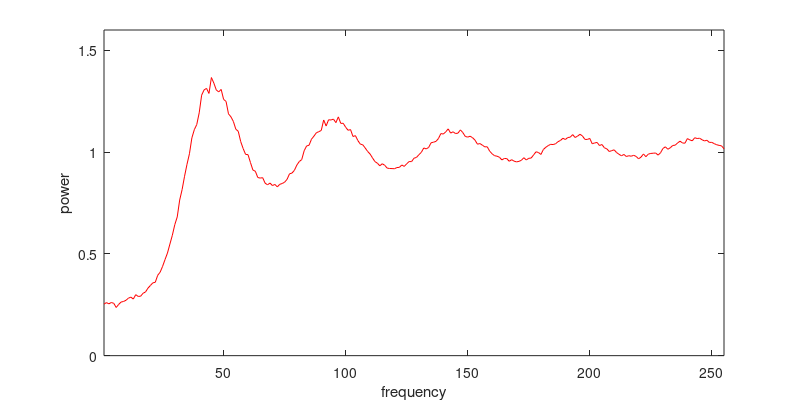
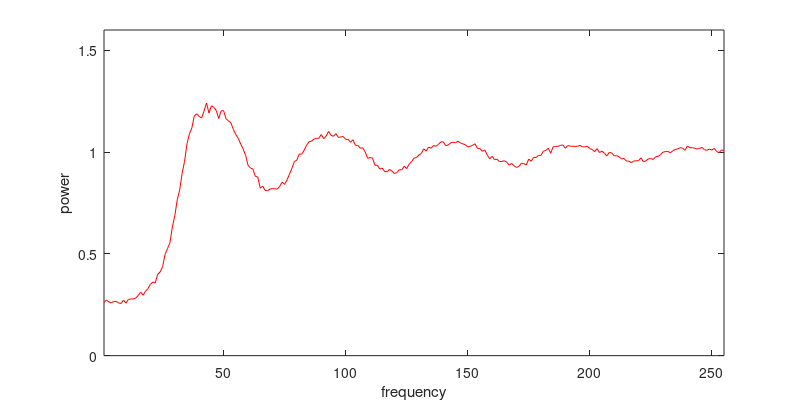
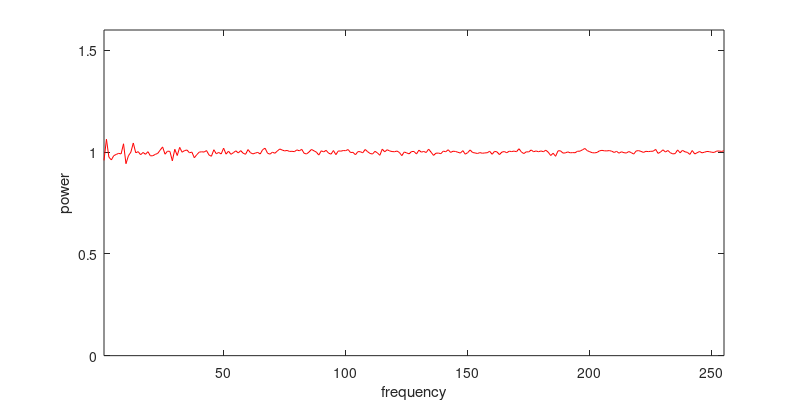
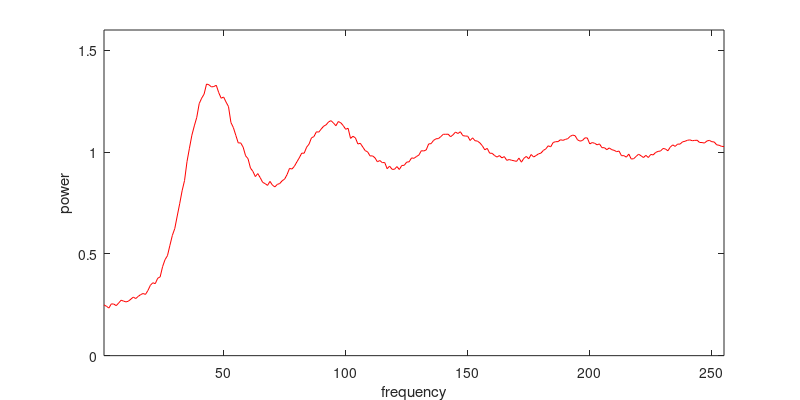

Reproduce these figures in MATLAB, in order.
%
% 
%

clear all; close all;

dart_mean = [9.85859 9.58299 9.24113 10.0489 10.0138 9.70502 10.2092 10.7589 10.5907 10.4274 10.5727 10.9629 11.362 11.0822 11.4929 11.8456 12.0552 11.8897 12.6518 13.6539 14.1436 13.9708 15.026 15.2815 17.2724 18.6271 19.4081 21.4056 23.338 24.6766 27.1073 29.4764 31.9994 33.9981 37.6452 40.2532 42.7789 44.5926 46.2435 48.905 49.9555 50.7442 52.7133 52.5601 52.1511 52.2263 52.4719 51.0388 49.9551 50.1944 49.2095 48.3376 45.2402 44.2581 42.7541 41.2773 41.2887 40.4651 38.7965 38.2241 36.4062 35.7612 34.7524 35.335 34.5376 33.6323 33.3876 33.0408 33.8178 33.0877 32.7492 33.232 33.4046 33.9426 34.2644 35.1417 36.3378 36.2163 36.7476 37.5939 38.3877 39.2984 39.2818 40.4468 41.0513 42.2779 42.5043 43.4385 43.3823 43.9871 44.5345 44.798 45.3638 45.6033 45.1486 44.6169 45.4336 45.192 44.6483 43.93 44.129 42.1629 42.57 42.2612 41.076 41.2155 40.4925 39.7884 39.5499 38.753 38.7713 38.3987 37.6222 37.865 37.4602 37.4786 36.2799 36.7811 36.166 36.1626 36.6927 36.127 36.9063 36.9383 37.5564 37.617 38.3735 38.2951 38.6421 38.9289 39.7709 39.7198 39.9234 41.0868 41.1395 41.7655 42.0822 42.118 42.5223 42.9606 42.9585 42.9756 42.4772 42.8655 43.3892 43.111 43.4519 42.6979 42.6185 42.5969 41.7515 42.2685 41.7108 41.637 41.2755 40.7295 39.9453 40.2252 39.2949 39.2637 38.8378 38.5352 38.8317 38.3805 38.6268 37.9029 38.0555 37.9164 37.8206 37.6987 38.3373 37.546 38.2918 38.6637 38.1958 39.0355 38.5533 38.8289 39.1587 39.3045 39.8281 40.1286 40.7276 40.5233 41.3601 41.5231 41.5317 41.8991 41.7847 41.9605 42.1129 42.56 42.8002 42.6832 41.8819 41.6298 41.7497 42.2587 42.2489 41.0881 41.3483 41.2195 40.915 41.0909 40.356 40.3601 39.9705 40.315 39.9759 39.8419 39.5922 39.6997 38.8028 38.8138 38.5223 39.122 38.1508 38.2252 38.6612 39.093 38.7914 38.4474 38.8696 38.4478 39.0465 38.9557 39.4354 39.6383 39.7139 40.1967 40.1187 39.7496 40.4766 40.8987 40.6102 41.0542 41.0511 41.49 41.5983 41.7951 41.8732 41.7087 41.7721 41.7999 41.3683 41.3551 41.2566 41.6603 41.7725 41.5241 41.4618 40.9118 40.8291 40.6131 40.5851];

dart_variance = [-18.3992 -17.9012 -18.8946 -16.9299 -16.3553 -14.4958 -15.7909 -15.2347 -14.9299 -16.3283 -17.0641 -17.9418 -15.2084 -16.9333 -15.1592 -17.6889 -15.3811 -16.2311 -15.5195 -16.0691 -15.9626 -16.1622 -17.1472 -15.834 -15.9715 -15.0035 -15.6246 -15.7072 -17.4233 -16.3438 -15.255 -16.5506 -15.5921 -15.2957 -16.5258 -15.9356 -16.1709 -16.0162 -16.606 -16.0846 -15.688 -15.7292 -15.7133 -16.3775 -15.0572 -15.2255 -16.6039 -15.6603 -15.7702 -16.1185 -16.2041 -15.855 -16.1376 -16.0535 -16.0729 -15.8821 -15.6345 -15.667 -15.6428 -16.4127 -16.5709 -15.7867 -16.0897 -16.0122 -15.4911 -16.4676 -16.3499 -16.2721 -16.5297 -15.9959 -16.0569 -16.1255 -15.97 -15.9248 -15.7111 -16.2523 -15.8057 -16.0524 -16.5298 -15.495 -16.7233 -15.8618 -15.8129 -15.7797 -16.5482 -15.6748 -15.9077 -16.0287 -16.0994 -16.4362 -15.8052 -16.2564 -17.0052 -16.2913 -15.5482 -15.7534 -16.7125 -16.4076 -15.9153 -15.6557 -15.8104 -15.2506 -16.1075 -16.1779 -15.6965 -16.508 -16.3397 -16.6128 -15.4091 -16.0079 -16.5589 -15.9877 -16.0601 -15.8907 -15.9714 -15.8534 -16.1893 -16.0285 -16.0417 -16.1525 -16.0406 -16.222 -15.6374 -15.9628 -15.4621 -16.5258 -16.0278 -15.9339 -15.8969 -15.8124 -15.8141 -16.1676 -15.7947 -16.4034 -15.9144 -16.219 -15.4319 -16.2929 -16.4177 -15.9841 -15.9877 -16.4124 -16.0812 -15.5261 -16.23 -15.9978 -16.0831 -15.8904 -15.8538 -15.5276 -16.5474 -16.2491 -15.5912 -15.8538 -15.8289 -15.7498 -15.8158 -16.4142 -15.8728 -15.8448 -15.7602 -15.8513 -16.3529 -15.5797 -16.5717 -15.4685 -16.2918 -16.1541 -15.9532 -16.2635 -15.7342 -15.807 -16.2131 -15.6882 -16.2007 -16.0983 -16.4714 -16.0768 -16.2313 -15.95 -16.4346 -16.0611 -15.512 -16.1067 -16.512 -16.1783 -16.14 -15.6254 -15.502 -16.2091 -16.0168 -15.7672 -15.7642 -15.9049 -15.9184 -15.9496 -15.3949 -16.334 -16.0399 -15.4862 -15.8805 -15.9042 -16.2971 -16.0801 -16.1198 -15.8922 -15.9687 -16.0213 -15.8986 -15.5585 -15.9273 -15.9664 -15.8201 -16.2357 -16.1919 -16.2397 -16.0978 -15.5992 -16.16 -16.0847 -16.0048 -16.027 -15.8667 -15.5804 -15.5662 -15.7399 -16.0592 -16.3205 -16.1094 -16.0101 -16.0561 -15.8258 -15.7731 -16.2875 -15.869 -16.0571 -15.9212 -16.2371 -16.0422 -15.6481 -16.0709 -15.8516 -15.873 -15.8038 -16.1163 -16.2016 -16.0724 -15.872 -15.851 -15.9469 -15.6971 -15.9812 -15.8922 -15.8827 -15.7077];

random_mean = [9.99441 10.295 10.0545 10.3169 10.1509 9.34743 9.9391 10.4027 10.5125 10.7456 11.1584 11.3607 10.982 11.833 11.4968 11.5303 12.1051 12.3583 13.0944 13.6151 14.1269 14.2361 15.5963 16.1989 17.3285 18.6449 19.918 21.6544 23.367 25.4204 26.9199 30.1961 32.2326 34.8139 37.1308 39.1793 42.2639 43.8525 44.8507 47.1211 50.5491 51.5678 51.8654 50.8863 53.9696 52.8911 51.5629 51.1867 51.6606 49.7257 49.3419 46.9206 46.349 45.4489 43.9469 43.5371 41.5431 40.1974 39.059 39.006 37.4756 36.019 35.7888 34.5713 34.459 34.5381 33.4742 33.1572 33.4978 33.0074 33.2249 32.75 33.2491 33.4034 33.6622 34.2161 35.29 35.4287 35.9645 36.9852 37.673 38.0454 39.7613 40.6952 40.8289 42.0021 42.5929 43.259 43.463 43.6995 45.7366 44.5652 45.7744 45.7312 45.9025 45.218 46.3348 45.0753 45.0953 44.3292 43.735 43.8678 42.5284 42.6965 41.7421 41.0505 40.9241 40.3074 39.6333 39.1319 38.3787 37.6539 37.3506 36.8422 37.2433 36.9435 36.3954 36.3196 36.3035 36.2752 36.5056 36.5372 37.0001 36.7256 37.2256 37.6668 37.6546 38.3155 38.4683 38.9891 39.454 40.302 40.1218 40.4035 41.3169 41.4237 41.5818 42.12 43.0954 43.0071 43.4277 44.0086 43.1919 43.4456 43.104 43.1754 43.81 43.2885 42.5424 42.4103 42.5838 42.2935 41.8135 41.0339 41.1614 40.8484 40.5203 40.5315 39.6855 39.1686 38.8048 38.7067 38.5072 37.9839 38.2641 38.2479 37.7192 38.0298 37.7473 37.6022 37.7031 37.9129 38.415 37.9733 38.2944 38.3503 38.96 39.5669 39.4211 39.0415 40.0105 40.4391 40.7684 41.0099 40.9631 41.1217 41.5235 41.7593 42.184 41.946 42.3299 42.3994 42.894 42.3345 42.5972 42.9561 42.6412 41.9764 41.9544 42.1544 41.1268 41.2726 41.377 40.7748 40.9736 40.334 40.1308 39.6123 39.7887 39.9375 39.4135 39.0709 38.7894 39.0464 38.6427 38.8022 38.701 38.8821 38.6634 38.1981 38.5282 39.1383 38.6089 39.1117 39.242 39.2864 39.327 38.9154 39.3759 40.2125 40.5265 40.0526 40.3477 40.7869 40.8453 41.2825 41.6201 41.27 41.2299 42.121 41.8633 41.6953 42.2876 42.1367 42.197 41.8996 41.6746 41.7987 41.3795 41.3932 41.1402 40.9319 40.8045 40.7143 40.1374];

random_variance = [-15.9693 -19.6924 -17.2014 -17.0166 -16.4248 -16.2722 -17.3216 -15.2223 -17.2002 -15.237 -15.4545 -16.1001 -14.3027 -16.1739 -15.8476 -17.0158 -15.0347 -15.1983 -16.8382 -16.5465 -16.4425 -15.7319 -15.5078 -15.1573 -16.4751 -15.0629 -17.0318 -15.7322 -15.2488 -15.8978 -16.0675 -15.8833 -15.8599 -15.982 -15.6431 -16.3391 -16.2679 -17.1951 -16.7388 -15.1827 -16.6404 -17.5597 -16.1706 -15.5291 -16.2166 -16.5829 -16.6533 -15.3909 -16.0268 -16.6054 -16.6646 -15.9025 -16.2765 -15.5571 -16.0787 -15.9671 -15.3469 -15.3788 -16.0538 -15.3054 -16.2035 -16.0559 -15.8959 -16.0717 -15.8934 -15.0552 -16.7675 -16.2307 -15.2155 -16.5913 -16.2756 -16.0866 -15.8664 -15.9302 -15.9705 -16.1933 -16.4358 -16.4129 -15.5763 -15.959 -15.1183 -15.5807 -15.9801 -15.5964 -15.2662 -16.3243 -16.2058 -16.3826 -15.3392 -16.3029 -15.7211 -16.6601 -15.8493 -15.7433 -16.4181 -16.1714 -15.4227 -15.5099 -15.5218 -16.2147 -15.9796 -15.8876 -15.706 -15.697 -15.7069 -16.0163 -15.8927 -15.5654 -15.9952 -15.298 -16.0184 -15.8341 -16.6356 -15.6594 -15.9268 -15.8586 -16.2264 -15.8013 -16.2109 -15.8997 -15.6757 -15.8126 -15.9456 -15.9599 -15.816 -16.2948 -15.9511 -15.6416 -15.9671 -15.8622 -15.8403 -15.7418 -16.0644 -16.1447 -15.1303 -15.8222 -15.6662 -16.4447 -16.6723 -16.3837 -16.1323 -15.9778 -15.5859 -15.8062 -15.9531 -16.0956 -16.0544 -16.3879 -15.7525 -15.5175 -15.3295 -16.1588 -16.1707 -16.0667 -15.7672 -15.7222 -15.4799 -15.5706 -16.3739 -16.4313 -16.4489 -16.3044 -15.7615 -15.9087 -16.182 -16.1703 -16.2894 -15.9709 -16.2786 -15.7475 -16.2762 -16.001 -16.3874 -15.5229 -15.7172 -15.7108 -15.79 -16.1744 -16.3422 -15.7969 -16.4142 -16.3753 -15.6636 -16.1307 -15.5319 -16.1913 -15.5927 -16.3013 -15.905 -16.3304 -15.9128 -15.9679 -16.0322 -16.1182 -15.6511 -16.1404 -16.3086 -16.238 -16.1296 -16.2031 -15.9976 -15.9238 -16.1151 -16.18 -15.9058 -15.9199 -15.5678 -16.0359 -15.7043 -16.1581 -15.7202 -15.8549 -15.8901 -16.0943 -16.1168 -15.8898 -16.5729 -15.7735 -16.182 -15.7707 -16.2019 -16.5755 -16.0911 -16.2819 -16.0329 -16.1174 -16.1294 -15.6257 -15.4679 -16.227 -16.3413 -16.2517 -16.1696 -15.9576 -16.4441 -16.0267 -15.8652 -15.8637 -15.8994 -16.2284 -16.1778 -16.0954 -16.2067 -16.2581 -15.9729 -15.9925 -16.2431 -15.8272 -15.8052 -15.8832 -16.0703 -16.0474 -15.7585 -16.1314 -15.9246];

bridson_mean = [10.3219 10.7894 10.4174 10.2373 10.5242 10.5218 10.2093 10.1322 10.7864 10.1891 10.9176 10.9901 11.0027 11.1812 11.6681 12.343 11.7156 12.4924 12.9778 13.8603 14.2747 14.1006 15.7963 16.2491 17.2609 19.6332 20.7737 21.8837 24.9609 27.1299 30.245 32.1505 35.3743 37.7001 41.1302 43.0616 44.1958 46.5439 46.9327 46.4053 46.1215 47.5015 49.0298 47.0634 48.4828 48.195 47.5622 46.0152 47.5179 47.5245 45.9729 45.5597 45.1557 43.9209 42.9135 42.1537 41.0681 40.1151 38.8967 36.9469 36.4198 36.1923 34.7887 34.6848 32.4902 32.9246 32.0642 32.0009 32.3107 32.4244 32.3855 32.3144 32.8703 33.6826 33.2376 34.1244 35.2332 36.3866 37.6771 37.9371 39.1369 39.0967 39.8666 40.8436 41.5095 41.6189 42.0165 42.168 42.1861 42.906 42.0993 42.5995 43.5146 42.7547 42.5669 43.0832 42.3498 42.4539 42.5237 41.9691 41.9873 41.4019 41.8989 40.8242 40.7983 40.2488 40.3364 39.5414 38.2971 38.4377 38.3501 36.9419 36.943 36.1891 36.4048 35.6959 35.688 36.1524 35.7916 35.3427 35.5296 36.091 36.051 36.7642 36.2894 37.1589 37.6508 38.3291 38.4411 38.9186 39.2475 40.1279 39.7034 40.4765 40.2535 40.7657 40.6425 40.9898 41.4807 41.4827 40.755 40.8768 41.2979 41.4087 41.3071 41.611 41.2911 41.1003 40.9433 40.5159 40.6219 40.8213 41.1218 40.2064 40.1727 39.6573 39.9276 38.9634 38.1945 38.6834 38.0169 38.1087 37.6559 37.6863 37.8316 37.5275 36.9877 37.305 36.8261 36.5235 36.7238 37.3383 37.2489 36.9938 38.1509 37.7269 38.4884 38.4458 38.8532 38.8671 39.6849 39.8224 40.2682 39.275 40.5215 40.6034 40.6386 40.813 40.8752 40.2533 40.7726 40.6556 40.6272 40.6021 40.6316 40.8 40.5153 40.5274 40.6318 40.1875 40.0108 39.5731 40.1697 39.4109 39.6882 39.2752 38.7631 39.4379 39.3481 38.7821 38.7896 38.601 38.1779 38.2866 37.7585 37.7533 37.4648 37.754 37.8227 37.8342 38.3886 37.6033 37.8172 38.1736 38.2554 38.072 38.6042 38.6689 39.0016 39.4845 39.6098 39.6521 39.3509 39.7517 39.9873 40.1231 40.3514 40.2903 39.8425 40.6866 40.3511 40.3652 40.2349 40.0932 40.2299 40.4031 39.9695 39.8418 40.0958 39.8994 40.2207 39.6126 39.4016 39.9513 39.7616];

bridson_variance = [-13.9941 -14.7477 -16.203 -15.2504 -15.3829 -17.1611 -15.9279 -16.4339 -16.7257 -15.2514 -16.3242 -14.4352 -16.3097 -16.1033 -16.7476 -16.0605 -15.9644 -16.7842 -15.9706 -15.2445 -15.719 -14.5829 -15.7083 -16.7972 -16.5909 -15.1598 -15.6988 -15.1983 -14.9889 -16.1942 -16.1459 -17.3813 -14.9639 -15.3527 -16.2552 -15.8518 -15.0568 -15.3056 -15.5434 -16.049 -15.1203 -16.0884 -15.9566 -16.5421 -15.4233 -15.9077 -16.0775 -15.0483 -14.976 -16.2912 -17.0769 -16.1365 -16.5338 -16.2158 -15.2827 -16.4873 -15.7845 -16.0134 -16.3984 -15.6665 -15.0021 -16.158 -16.0984 -15.7804 -15.632 -16.095 -16.1988 -16.4326 -16.2094 -16.407 -16.5026 -16.1692 -15.6513 -16.3628 -16.2729 -16.1845 -15.8918 -15.9848 -16.3834 -16.0147 -16.2186 -16.108 -15.6852 -16.0239 -16.5615 -16.4219 -15.6379 -15.4571 -15.7987 -16.221 -16.3155 -15.9292 -16.3415 -16.0149 -16.0898 -16.0437 -15.8973 -16.041 -16.2005 -15.9603 -16.4735 -15.3409 -16.3083 -15.8148 -16.9788 -16.2676 -15.402 -15.9106 -15.8681 -15.5079 -15.7649 -15.4858 -15.8658 -15.1622 -16.308 -15.5272 -16.1342 -16.3034 -16.415 -16.0195 -16.0801 -15.7455 -16.1307 -16.3206 -15.9896 -16.2029 -15.6074 -16.1721 -16.2277 -15.824 -15.7914 -16.1552 -16.0303 -16.0486 -15.6938 -16.0064 -16.3801 -15.9142 -15.5382 -16.0846 -16.1761 -15.2558 -15.5319 -16.0481 -15.3231 -15.9123 -16.1879 -16.3702 -15.8648 -15.8351 -15.7275 -15.6171 -16.107 -16.2927 -16.2106 -15.6457 -15.6448 -16.1178 -15.6558 -16.3326 -16.2535 -16.5293 -15.9059 -15.7463 -15.3739 -16.0035 -16.5286 -16.7757 -15.9432 -15.6054 -16.2904 -15.8139 -16.0853 -15.9168 -16.2879 -15.8831 -15.7101 -16.5518 -15.9178 -15.9578 -15.7299 -15.9975 -16.0046 -15.6482 -16.2558 -15.7331 -15.9395 -15.8997 -16.3657 -15.9839 -16.1717 -15.8439 -16.0316 -15.7733 -16.0837 -15.8178 -16.2576 -15.7211 -15.7989 -16.0717 -16.3271 -16.0683 -16.199 -15.6842 -15.7962 -16.1511 -15.8066 -16.034 -16.255 -16.1881 -16.2034 -15.8771 -16.1757 -16.142 -15.365 -15.7319 -16.2991 -16.0104 -15.7961 -15.9871 -16.0419 -15.7869 -15.7432 -15.9598 -15.6708 -16.1836 -15.9144 -16.5754 -15.66 -15.619 -16.2773 -15.9443 -15.7065 -16.0913 -15.8595 -15.9639 -15.883 -15.7848 -15.9384 -16.0967 -15.9186 -16.2242 -15.6931 -15.8427 -15.9542 -15.571 -15.9425 -15.3551 -15.9324 -15.6847 -16.1952 -16.3577 -16.0619 -16.0372 -16.0122];

white_mean = [37.8944 41.9987 38.5346 37.973 38.8124 39.0454 39.255 39.1497 41.1133 37.2519 38.783 39.4892 41.2712 39.3652 39.5879 38.9934 39.4318 39.072 39.587 38.7716 38.7963 39.0576 39.2468 39.8736 40.5077 39.0904 39.6887 39.6337 37.8021 40.048 38.8382 40.4158 39.4773 39.8003 39.9036 39.3658 39.5054 38.4035 38.9952 39.4946 39.5622 39.5111 39.7976 38.9499 38.6916 39.9591 39.1798 39.4347 39.1342 40.2689 39.1037 39.692 39.0688 39.3816 39.7505 39.3328 39.7889 39.2816 39.0786 39.9939 39.382 39.1523 39.3162 39.4419 39.1278 39.9817 40.2521 39.2814 39.1037 39.4897 39.2746 39.7073 40.102 39.9055 39.7316 39.8238 39.6316 39.6576 39.5895 39.9296 39.7558 40.0341 39.2586 39.1406 39.5289 40.0214 39.7537 39.5061 38.9281 39.7539 39.5416 39.8435 39.2971 39.1022 39.7996 39.0067 39.7339 39.6816 39.7996 39.7802 39.9959 39.4174 39.4584 38.9843 39.585 39.5809 39.3607 40.0131 39.5776 39.2365 39.1281 39.65 39.3578 38.8821 40.0812 39.5463 39.9623 39.7313 39.6102 39.5718 39.7107 39.4357 38.8106 39.5284 39.3407 39.1608 39.616 39.62 39.1276 39.8731 39.4941 39.6254 39.4192 40.0786 39.4752 38.8642 39.2906 39.3119 39.1951 39.6951 39.5639 39.9574 39.4413 39.6762 39.6229 39.4691 39.3129 39.7878 39.0961 39.3983 39.9178 39.4207 39.3386 39.2327 39.4022 39.2769 39.34 39.3788 39.661 39.0752 39.645 39.5425 39.0109 39.5042 39.6085 39.3738 39.6787 39.6041 39.7004 39.5733 40.1554 39.5218 39.2146 39.5616 39.5309 39.919 39.5696 39.7269 39.5675 39.725 39.5794 39.8687 39.4772 38.8367 39.2809 38.6877 39.7451 39.7542 39.319 39.3409 39.5436 39.3597 39.404 39.3803 39.6689 39.6808 39.9417 40.2055 39.78 39.5729 39.3815 39.35 39.4379 39.7475 39.8402 39.75 39.7333 39.7942 39.68 39.4353 39.6458 39.2891 39.5644 39.3869 39.3199 39.6112 39.4038 39.114 39.7184 39.7899 39.6381 39.4417 39.6521 39.6002 39.6543 39.6807 40.0273 39.2469 39.5147 39.9487 39.5113 39.8125 39.3851 39.1554 39.2083 39.9244 39.3651 39.8482 39.5538 39.4543 39.0498 39.8108 39.1354 39.3842 39.6183 39.353 39.4829 39.6286 39.5834 39.4661 39.4426 39.6983 39.7131 39.6337 39.7591];

white_variance = [-15.2456 -16.4043 -15.4735 -15.1752 -15.3662 -19.2265 -15.6136 -17.0246 -17.4951 -15.1224 -15.8302 -15.8525 -17.0595 -17.1252 -17.279 -17.031 -15.4472 -16.057 -16.0094 -16.2263 -15.246 -15.7481 -15.6968 -15.5937 -15.8009 -15.002 -17.015 -15.5839 -15.2595 -14.7295 -16.6236 -15.466 -16.8008 -15.5468 -15.7457 -15.321 -15.443 -15.2969 -15.9893 -15.9878 -16.5724 -14.9446 -16.2677 -15.5591 -15.6006 -15.9254 -14.9986 -16.1659 -15.5177 -15.4396 -15.804 -15.3332 -16.2337 -15.8023 -16.2905 -16.3518 -16.5943 -16.22 -16.3284 -15.9004 -15.8613 -15.8968 -16.2562 -15.433 -15.9079 -16.6109 -15.8551 -16.215 -16.49 -15.8399 -15.8988 -15.7818 -16.5676 -16.0132 -15.9215 -16.3459 -15.0444 -15.8848 -16.8696 -15.9998 -16.8003 -15.6091 -15.8537 -16.2645 -15.9597 -15.7062 -16.4866 -15.2752 -15.6711 -15.7911 -16.579 -15.7623 -15.9352 -16.5722 -16.1207 -15.9377 -16.3804 -16.0003 -15.9207 -16.4695 -15.6933 -15.5835 -16.1697 -15.6915 -16.0164 -16.1719 -15.9134 -16.0402 -15.6191 -16.5098 -15.9488 -16.3516 -16.1608 -15.5739 -16.1119 -16.0924 -16.1406 -15.5201 -16.0327 -16.192 -16.2208 -15.7727 -15.6585 -15.938 -16.1704 -16.2803 -16.105 -16.2377 -16.1647 -16.5719 -15.7183 -15.6791 -15.9252 -15.7562 -16.0464 -16.3296 -16.0718 -15.7341 -15.677 -16.1184 -16.0008 -15.4673 -15.4972 -16.3322 -16.2095 -15.9749 -16.1133 -15.7259 -15.3894 -15.9112 -15.9198 -15.7798 -16.509 -16.5238 -15.5064 -16.131 -15.9984 -15.8834 -16.084 -15.9181 -16.1974 -16.2495 -16.2804 -16.0574 -16.374 -16.0724 -15.7579 -15.9764 -16.1031 -15.3643 -16.2599 -16.2894 -15.6013 -16.1954 -15.9418 -15.7233 -15.9087 -15.9766 -16.0497 -15.8626 -16.0831 -16.0536 -15.7941 -15.9309 -16.0336 -16.0048 -16.504 -15.9814 -15.648 -15.8652 -16.1949 -16.0001 -16.3278 -15.7718 -15.6342 -16.1376 -15.7716 -16.1618 -16.1357 -16.201 -15.9858 -15.6145 -15.8021 -16.0421 -15.8124 -16.2937 -16.2302 -16.035 -15.7596 -16.2494 -15.727 -16.0942 -15.9438 -15.8132 -15.7457 -15.7412 -15.8704 -15.8483 -16.136 -15.924 -15.7538 -15.9707 -16.2638 -15.9851 -16.1133 -16.2496 -16.0106 -16.1153 -15.9426 -16.0853 -16.0549 -16.5177 -16.1245 -15.8815 -15.4452 -16.2472 -15.8533 -16.103 -16.0749 -16.0616 -15.9425 -16.6077 -16.2354 -15.9839 -16.143 -15.8235 -15.9374 -15.9069 -16.1862 -16.0996 -16.2961 -15.7164 -15.7465 -15.5281 -16.2915];

mean_watermark = mean(white_mean);
variance_watermark = mean(white_variance);
mean_num_freq = prod(size(random_mean));
variance_num_freq = prod(size(random_variance));

means = {random_mean, bridson_mean, white_mean, dart_mean};
mean_file_names = {'random_mean.eps', 'bridson_mean.eps', 'white_mean.eps', 'dart_mean.eps'};

variances = {random_variance, bridson_variance, white_variance, dart_variance};
variance_file_names = {'random_variance.eps', 'bridson_variance.eps', 'white_variance.eps', 'dart_variance.eps'};

handle = figure; 
for k=1:4
  plot(1:mean_num_freq, means{k}/mean_watermark, 'r-');
  axis([1 mean_num_freq 0 1.6]);
  xlabel('frequency'); ylabel('power');
  set(handle, 'PaperPosition', [0.25 2.5 8 4]);
  print(handle, '-depsc', mean_file_names{k});
end

handle = figure;
for k=1:4
  plot(1:variance_num_freq, variances{k}, 'b-');
  axis([1 variance_num_freq -20 20]);
  xlabel('frequency'); ylabel('anisotrophy');
  set(handle, 'PaperPosition', [0.25 2.5 8 4]);
  print(handle, '-depsc', variance_file_names{k});
end

if(0)
figure;
plot(1:prod(size(random_mean)), random_mean, 'r.');
figure;
plot(1:prod(size(random_mean)), random_mean.^2, 'r.');
end
